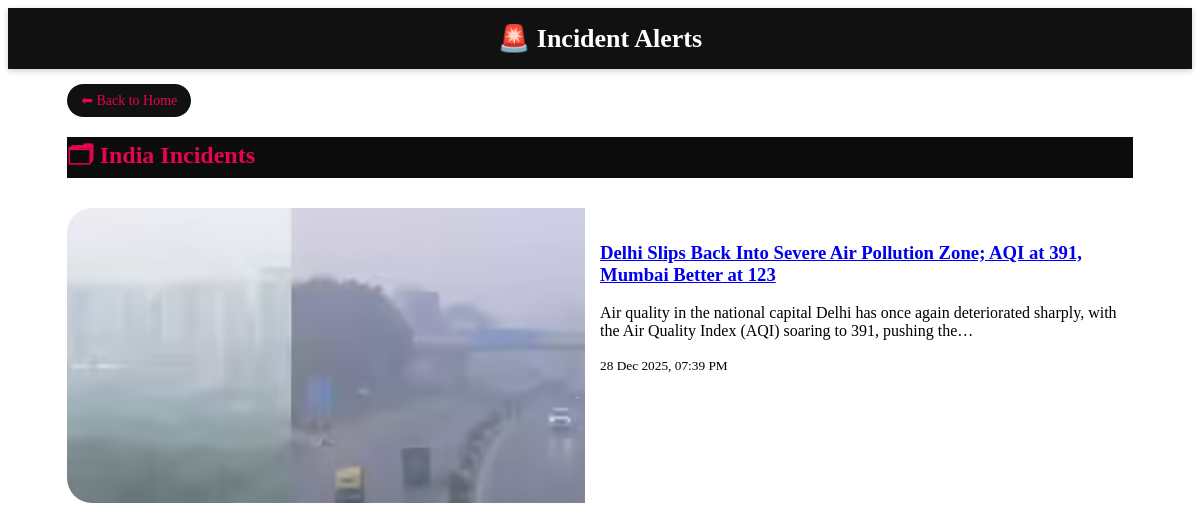
Screenshot of /category/india/ with the database file from the repository.
### incidents/models.py (models this page shows, shortened)
class Category(models.Model):
    name = models.CharField(max_length=100, unique=True)
    slug = models.SlugField(unique=True)

class Incident(models.Model):
    STATUS_CHOICES = (
        ("active", "Active"),
        ("published", "Published"),
        ("inactive", "Inactive"),
    )
    title = models.CharField(max_length=255)
    slug = models.SlugField(unique=True)
    description = models.TextField()
    image = models.ImageField(upload_to="incidents/", blank=True, null=True)
    category = models.ForeignKey(
        Category,
        related_name="incidents",   # ✅ VERY IMPORTANT
        on_delete=models.SET_NULL,
        null=True,
        blank=True
    )
    status = models.CharField(
        max_length=20,
        choices=STATUS_CHOICES,
        default="active"
    )
    is_top = models.BooleanField(default=False)
    is_published = models.BooleanField(default=True)
    created_at = models.DateTimeField(auto_now_add=True)

### incidents/views.py (the view)
# urls.py: path("category/<slug:slug>/", views.category_incidents, name="category"),
def category_incidents(request, slug):
    category = get_object_or_404(Category, slug=slug)
    incidents = category.incidents.filter(is_published=True)
    return render(request, "incidents/category.html", {
        "category": category,
        "incidents": incidents
    })

### incidents/templates/incidents/category.html (shortened to what this page needs)
<!DOCTYPE html>
<html>
<head>
</head>
<body>
<header>
    <div class="container header-bar">
        <h1>🚨 Incident Alerts</h1>
    </div>
</header>
   <div class="container">
    <div style="margin:15px 0;">
        <a href="/" style="
            display:inline-block;
            padding:8px 14px;
            background:#111;
            color:rgb(233, 3, 80);
            border-radius:20px;
            text-decoration:none;
            font-size:14px;
        ">
            ⬅ Back to Home
        </a>
    </div>
    <h2 style="margin-bottom:20px;background: rgb(12, 12, 12);color: rgb(233, 3, 80);">
        🗂 {{ category.name }} Incidents
    </h2>
    {% for incident in incidents %}
<div class="incident-card">
    <div class="incident-image">
        {% if incident.image %}
            <img src="{{ incident.image.url }}" alt="{{ incident.title }}">
        {% else %}
            <img src="/static/images/placeholder.jpg">
        {% endif %}
    </div>
    <div class="incident-content">
        <h3>
            <a href="{% url 'incident_detail' incident.slug %}">
                {{ incident.title }}
            </a>
        </h3>
        <p>{{ incident.description|truncatechars:140 }}</p>
        <small>{{ incident.created_at|date:"d M Y, h:i A" }}</small>
    </div>
</div>
{% empty %}
<p>No incidents in this category.</p>
{% endfor %}
</div>
</body>
</html>

### incidents/templates/incidents/category.html (style rules this page uses)
header { background: #111; color: white; padding: 15px 20px; position: sticky; top: 0; z-index: 1000; box-shadow: 0 2px 6px rgba(0,0,0,0.2); }
header .container { display: flex; justify-content: center; align-items: center; }
header h1 { margin: 0; font-size: 26px; text-align: center; }
.container { width: 90%; max-width: 1100px; margin: auto; }
.header-bar { display: flex; align-items: center; gap: 15px; }
.incident-card { display: flex; background: white; margin: 30px 0; border-radius: 25px; overflow: hidden; }
.incident-image { width: 50%; }
.incident-image img { width: 100%; height: 100%; object-fit: cover; }
.incident-content { width: 50%; padding: 15px; }

### rows the page displays
Category: name "India"
Incident: image (picture), title "Delhi Slips Back Into Severe Air Pollution Zone; AQI at 391, Mumbai Better at 123", description "Air quality in the national capital Delhi has once again deteriorated sharply, with the Air Quality Index (AQI) soaring to 391, pushing the…", created_at "28 Dec 2025, 07:39 PM"
